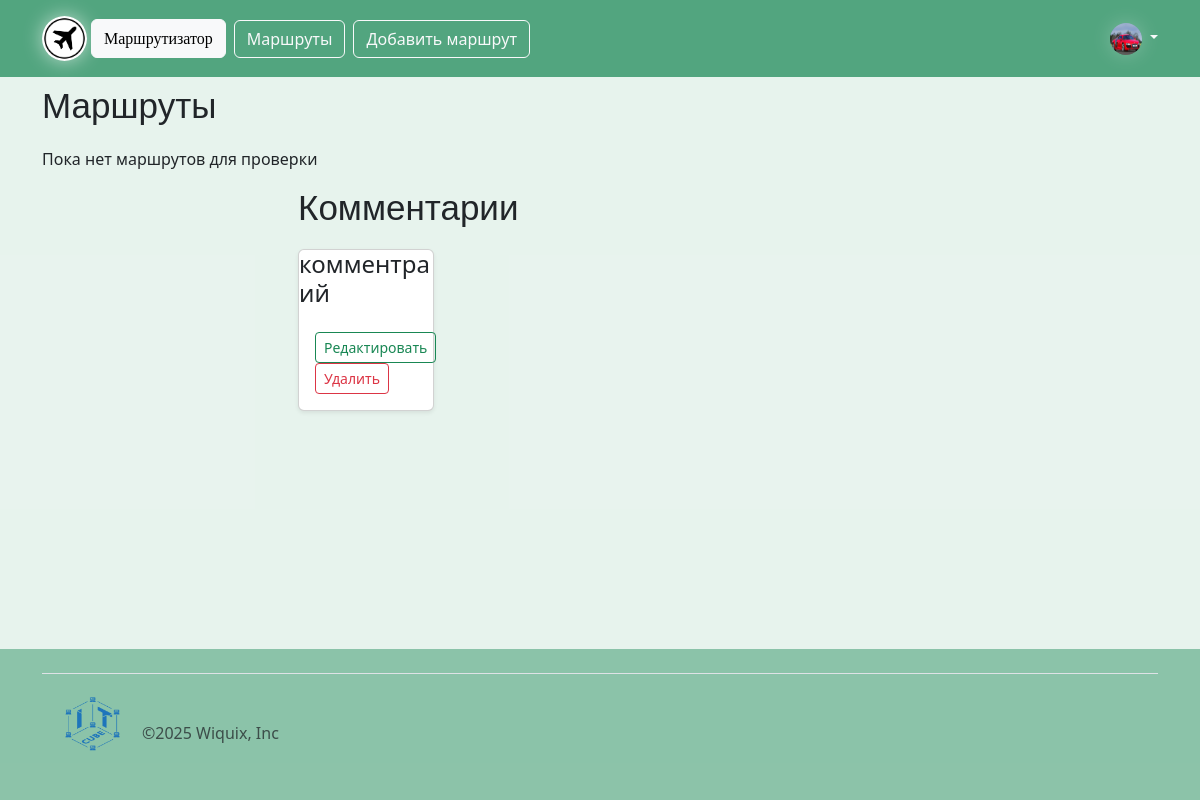
The page /moderation (signed in) on the database its author committed.
### instance/DataBase.py (models this page shows)
class Users(db.Model, UserMixin):
    id = db.Column(db.Integer, primary_key=True)
    email = db.Column(db.String, unique=True)
    username = db.Column(db.String, unique=True)
    password = db.Column(db.String, nullable=False)
    ava = db.Column(db.String, nullable=False)
    admin = db.Column(db.Integer)
    verified = db.Column(db.Integer)

class Comments(db.Model, UserMixin):
    id = db.Column(db.Integer, primary_key=True)
    user_id = db.Column(db.Integer)
    route_id = db.Column(db.Integer)
    text = db.Column(db.String)
    check_admin = db.Column(db.Integer)

### main.py (the view)
@app.route('/moderation')
@limiter.limit("5 per 20 seconds")
def moderation():
    routes = Routes.query.filter(Routes.check_admin == 0).all()
    comments = Comments.query.filter(Comments.check_admin == 0).all()
    return render_template("moderation.html", routes=routes, comments=comments)

### main.py (called while the page is built)
@manager.user_loader
def load_user(user_id):
    return Users.query.get(user_id)

### templates/moderation.html (shortened to what this page needs)
{% extends 'base.html' %}
{% block main %}
  <h2>Маршруты</h2>
  {% if routes|length > 0 %}
  <div class="row row-cols-1 row-cols-sm-6 row-cols-md-6 g-3">
      {% for i in range(routes|length) %}
        <div class="col">
          <div class="card shadow-sm">
            <div><h4>{{ routes[i].title }}</h4></div>
            <div class="card-body">
              <div class="d-flex justify-content-between align-items-center">
                <div>
                  <a href="/edit_route/{{ routes[i].id }}"><button type="button" class="btn btn-sm btn-outline-success">Редактировать</button></a>
                  <a href="/delete_route/{{ routes[i].id }}"><button type="button" class="btn btn-sm btn-outline-danger">Удалить</button></a>
                </div>
              </div>
            </div>
          </div>
        </div>
      {% endfor %}
    {% else %}
            <p>Пока нет маршрутов для проверки</p>
            {% endif %}
      </div>
  <div style="margin-left:290px">
  <h2 >Комментарии</h2>
    {% if comments|length > 0 %}
    <div class="row row-cols-1 row-cols-sm-6 row-cols-md-6 g-3">
        {% for i in range(comments|length) %}
          <div class="col">
            <div class="card shadow-sm">
              <div><h4>{{ comments[i].text }}</h4></div>
              <div class="card-body">
                <div class="d-flex justify-content-between align-items-center">
                  <div>
                    <a href="/edit_comment/{{ comments[i].id }}"><button type="button" class="btn btn-sm btn-outline-success">Редактировать</button></a>
                    <a href="/delete_comment/{{ comments[i].id }}"><button type="button" class="btn btn-sm btn-outline-danger">Удалить</button></a>
                  </div>
                </div>
              </div>
            </div>
          </div>
        {% endfor %}
      {% else %}
              <p>Пока нет комментариев для проверки</p>
              {% endif %}
        </div>
    </div>
{% endblock %}

### templates/base.html (shortened to what this page needs)
<!doctype html>
<html lang="ru">
  <head>
    <link href="https://cdn.jsdelivr.net/npm/bootstrap@5.3.0-alpha1/dist/css/bootstrap.min.css" rel="stylesheet">
    <link href="https://getbootstrap.com/docs/5.3/assets/css/docs.css" rel="stylesheet">
  </head>
  <body class="d-flex flex-column min-vh-100">
  <header class="p-3 text-bg-success bg-opacity-75">
    <div class="container">
      <div class="d-flex flex-wrap align-items-center justify-content-center justify-content-lg-start">
        <a href="/"><img src="/static/ico/main.ico" width="45" height="45" class="rounded-circle md" style="box-shadow:0px 0px 19px rgb(255 255 255 / 60%)"></a>
        <a href="/" class="btn btn-light mx-1"><font face="Franklin Gothic Medium" class="main-name">Маршрутизатор</font></a>
        <ul class="nav col-12 col-lg-auto me-lg-auto mb-2 justify-content-center mb-md-0">
          <li><a href="/all_routes/def" class="btn btn-outline-light mx-1">Маршруты</a></li>
          {% if current_user.is_authenticated %}
          <li><a href="/add_route" class="btn btn-outline-light mx-1">Добавить маршрут</a></li>
          {% endif %}
        </ul>
        {% if current_user.is_authenticated %}
          <div class="dropdown text-end">
            <a href="#" class="d-block link-light text-decoration-none dropdown-toggle" data-bs-toggle="dropdown" aria-expanded="false">
              <img src="/static/img/{{ current_user.ava }}" alt="ава" width="32" height="32" class="rounded-circle" style="box-shadow:0px 0px 19px rgb(255 255 255 / 25%)">
            </a>
          </div>
        {% else %}
          <div class="btn-group">
            <a href="/sign-up" class="btn text-white" style="background-color: #00BC00">Зарегистрироваться</a>
            <a href="/login" class="btn btn btn-light text-primary" style="border: 1px solid #FFFFFF">Войти</a>
          </div>
        {% endif %}
      </div>
    </div>
  </header>
<main class="flex-grow-1 bg-success p-2 text-dark bg-opacity-10">
    <div class="container">
        {% block main %}{% endblock %}
</main>
<div class="bg-success bg-opacity-50 w-100 p-0">
  <div class="container">
    <footer class="d-flex flex-wrap justify-content-between align-items-center py-3 my-4 border-top">
      <div class="col-md-4 d-flex align-items-center">
        <img src="/static/ico/it-cube.png" height="70px" width="100px">
        <span class="mb-3 mt-3 mb-md-0 text-muted"> ©2025 Wiquix, Inc </span>
      </div>
    </footer>
  </div>
</div>
  </body>
</html>

### templates/moderation.html (style rules this page uses)
h2 { font-size: 35px; font-family: 'Arial Narrow Bold', sans-serif; margin-bottom: 20px; }

### rows shown on the page
Users: ava (picture)
Comments: text "комментраий"
